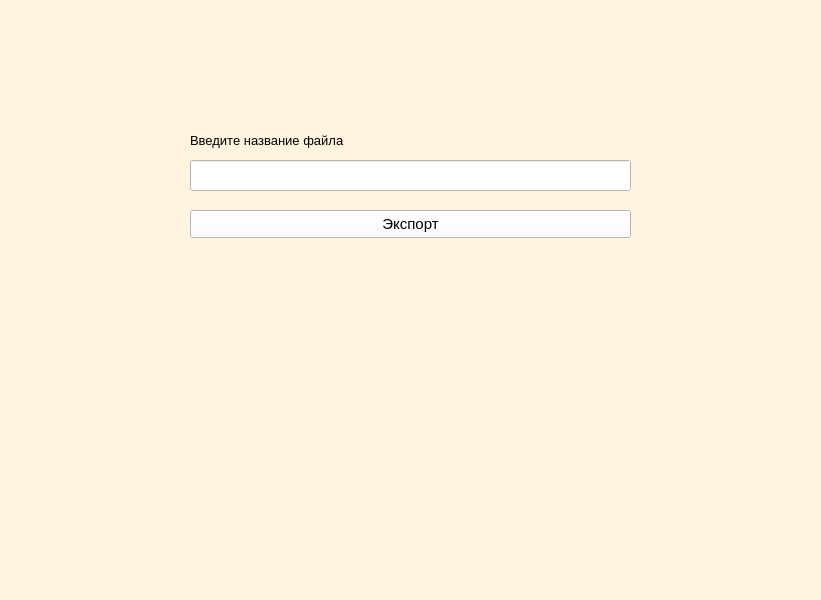
<?xml version="1.0" encoding="UTF-8"?>
<ui version="4.0">
 <class>Form</class>
 <widget class="QWidget" name="Form">
  <property name="geometry">
   <rect>
    <x>0</x>
    <y>0</y>
    <width>821</width>
    <height>600</height>
   </rect>
  </property>
  <property name="windowTitle">
   <string>export</string>
  </property>
  <property name="styleSheet">
   <string notr="true">background-color: rgb(255, 242, 222);</string>
  </property>
  <widget class="QPushButton" name="push_export">
   <property name="geometry">
    <rect>
     <x>190</x>
     <y>210</y>
     <width>441</width>
     <height>28</height>
    </rect>
   </property>
   <property name="font">
    <font>
     <pointsize>11</pointsize>
    </font>
   </property>
   <property name="styleSheet">
    <string notr="true">background-color: rgb(255, 255, 255);</string>
   </property>
   <property name="text">
    <string>Экспорт</string>
   </property>
  </widget>
  <widget class="QLabel" name="label_save">
   <property name="geometry">
    <rect>
     <x>290</x>
     <y>250</y>
     <width>261</width>
     <height>21</height>
    </rect>
   </property>
   <property name="font">
    <font>
     <pointsize>10</pointsize>
    </font>
   </property>
   <property name="text">
    <string/>
   </property>
  </widget>
  <widget class="QLabel" name="label">
   <property name="geometry">
    <rect>
     <x>190</x>
     <y>130</y>
     <width>441</width>
     <height>21</height>
    </rect>
   </property>
   <property name="font">
    <font>
     <pointsize>10</pointsize>
    </font>
   </property>
   <property name="text">
    <string>Введите название файла</string>
   </property>
  </widget>
  <widget class="QLineEdit" name="line_filename">
   <property name="geometry">
    <rect>
     <x>190</x>
     <y>160</y>
     <width>441</width>
     <height>31</height>
    </rect>
   </property>
   <property name="font">
    <font>
     <pointsize>10</pointsize>
    </font>
   </property>
   <property name="styleSheet">
    <string notr="true">background-color: rgb(255, 255, 255);</string>
   </property>
  </widget>
  <widget class="QLabel" name="label_2">
   <property name="geometry">
    <rect>
     <x>420</x>
     <y>290</y>
     <width>371</width>
     <height>291</height>
    </rect>
   </property>
   <property name="text">
    <string/>
   </property>
   <property name="pixmap">
    <pixmap>../pictures/pngwing.com (15).png</pixmap>
   </property>
  </widget>
 </widget>
 <resources/>
 <connections/>
</ui>
